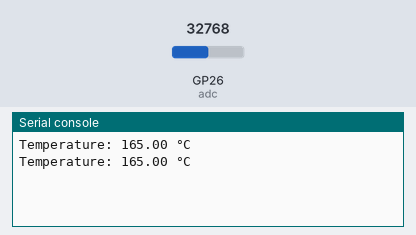
The program below on a simulated Raspberry Pi Pico running MicroPython. Parts: the last lines printed to the serial console. Inputs (shaded band) come from the test bench; at power-on: GP26 (adc) = 32768 (analog values on the 0–65535 scale).

Above: at 1.2 s.
1.3 s: GP26 (adc) set to 45874
At 2.4 s:
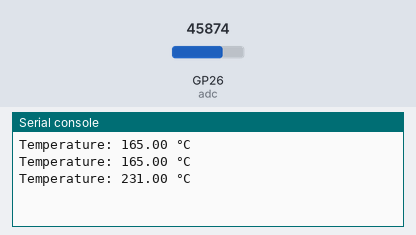
2.8 s: GP26 (adc) set to 57670
At 3.8 s:
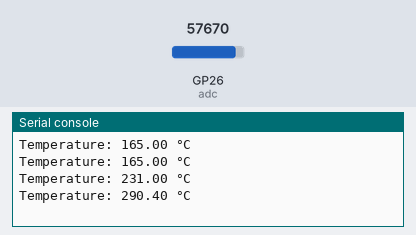
Timing chart, 0 to 5.8 s (numbered marks = the images above; inputs shaded):
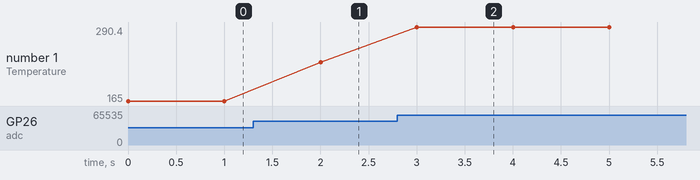

Measured:
- after the input at 1.3 s, the serial console: prints a new line after 0.70 s (image 1)
- after the input at 2.8 s, the serial console: prints a new line after 0.20 s (image 2)
- plotted number 1: 165 → 231 after the input at 1.3 s, 231 → 290.4 after the input at 2.8 s

The program:

lm35.py
```python
from machine import ADC, Pin
import time

# Configure the ADC pin (use correct GPIO number; here GPIO26 for Pico or 36 for ESP32)
adc = ADC(Pin(26))  # For Raspberry Pi Pico, use GP26 (ADC0)

# If using ESP32, use something like:
# adc = ADC(Pin(36))
# adc.atten(ADC.ATTN_11DB)  # For ESP32 to handle full voltage range

def read_temperature():
    raw_value = adc.read_u16()  # 16-bit value (0 - 65535)
    voltage = (raw_value / 65535) * 3.3  # Convert ADC value to voltage
    temperature_c = voltage * 100  # LM35 outputs 10mV per °C
    return temperature_c

while True:
    temp = read_temperature()
    print("Temperature: {:.2f} °C".format(temp))
    time.sleep(1)
```
